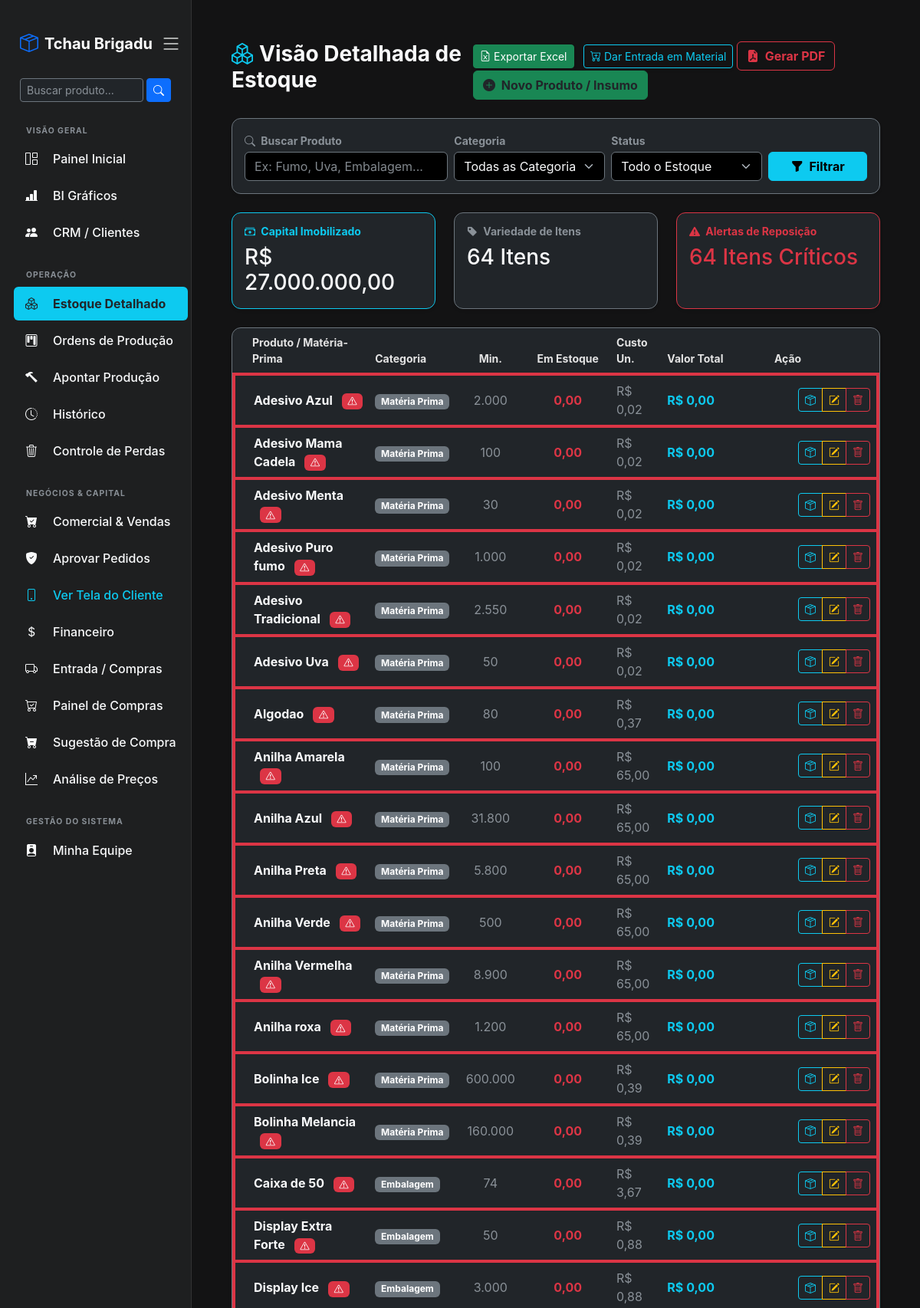
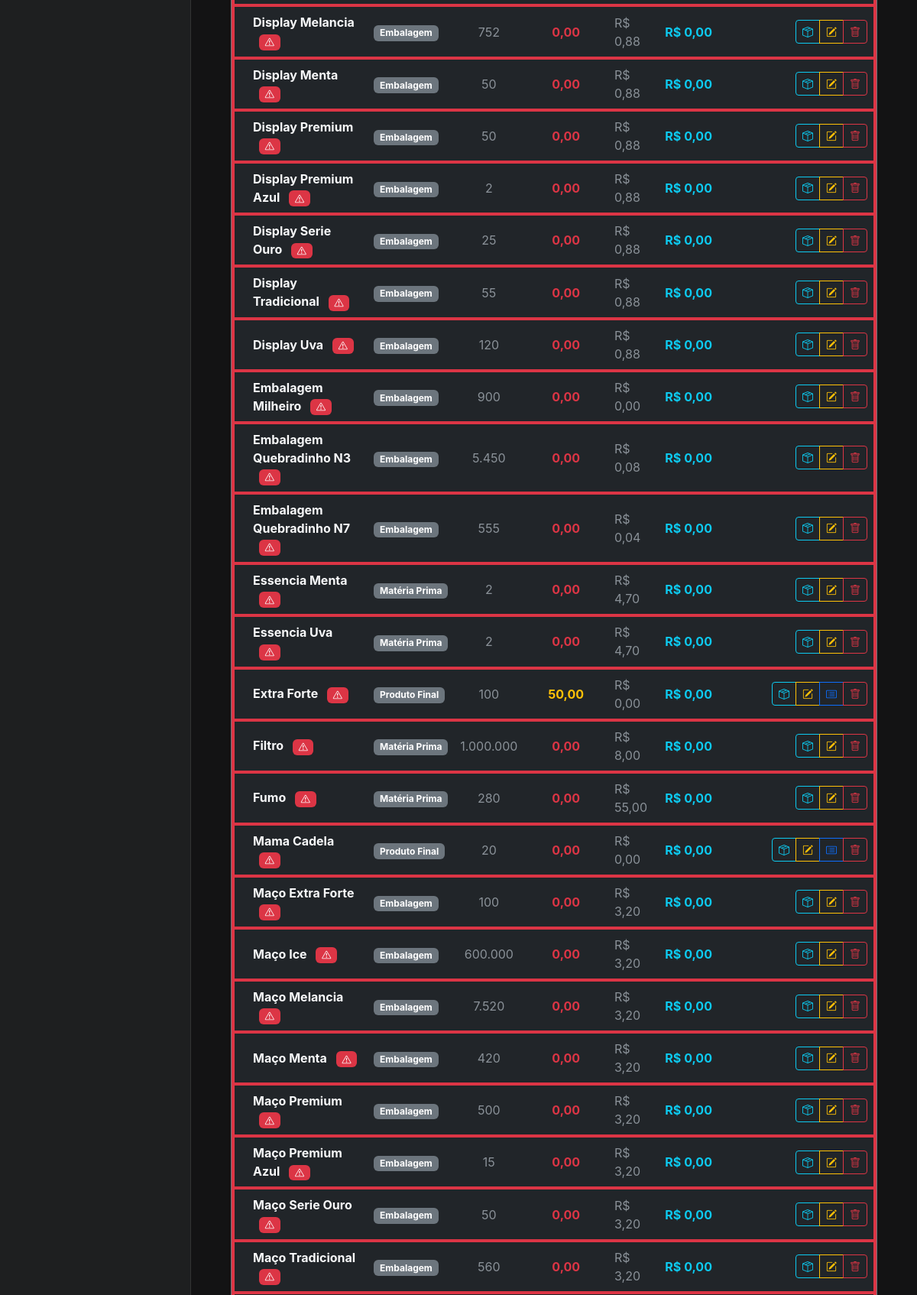
Screenshot of /estoque-detalhado/ (signed in, upper part) with the database file from the repository (2 pictures, top to bottom).
### core/models.py (models this page shows, shortened)
class Produto(models.Model):
    nome = models.CharField(max_length=100, help_text="Ex: Cigarro Marca X, Fumo de Rolo Y")
    categoria = models.CharField(max_length=50, help_text="Ex: Produto Final, Matéria Prima")
    preco_custo = models.DecimalField(max_digits=10, decimal_places=2, help_text="Para matérias-primas, digite o custo. Para produtos finais, pode deixar 0 (será calculado).")
    estoque_minimo = models.FloatField(default=10, help_text="Quantidade mínima para disparar o alerta")
    preco_venda = models.DecimalField(max_digits=10, decimal_places=2, blank=True, null=True, help_text="Preço de venda (apenas para produtos finais)")

### core/views.py (the view)
# urls.py: path('estoque-detalhado/', views.estoque_detalhado, name='estoque_detalhado'),
@login_required
@user_passes_test(has_logistica, login_url='/')
def estoque_detalhado(request):
    pesquisa = request.GET.get('busca', '')
    categoria_filtro = request.GET.get('categoria', '')
    status_filtro = request.GET.get('status', '')
    categorias_existentes = Produto.objects.values_list('categoria', flat=True).distinct()
    produtos = Produto.objects.prefetch_related('estoque_set').all().order_by('nome')
    if pesquisa:
        produtos = produtos.filter(nome__icontains=pesquisa)
    if categoria_filtro:
        produtos = produtos.filter(categoria=categoria_filtro)
    total_imobilizado = 0
    lista_estoque = []
    alertas_count = 0
    for prod in produtos:
        estoque_obj = prod.estoque_set.first()
        qtd_atual = float(estoque_obj.quantidade) if estoque_obj else 0.0
        estoque_min = float(prod.estoque_minimo or 0)
        is_baixo = qtd_atual <= estoque_min
        if status_filtro == 'baixo' and not is_baixo:
            continue
        if status_filtro == 'zerado' and qtd_atual > 0:
            continue
        custo_unit = float(prod.preco_custo or 0)
        valor_total_item = custo_unit * qtd_atual
        total_imobilizado += valor_total_item
        if is_baixo:
            alertas_count += 1
        lista_estoque.append({
            'produto': prod,
            'quantidade': qtd_atual,
            'estoque_minimo': estoque_min,
            'is_baixo': is_baixo,
            'custo_unitario': custo_unit,
            'valor_total': valor_total_item
        })
    total_itens_diferentes = len(lista_estoque)
    context = {
        'lista_estoque': lista_estoque,
        'total_imobilizado': total_imobilizado,
        'total_itens_diferentes': total_itens_diferentes,
        'alertas_count': alertas_count,
        'categorias_existentes': categorias_existentes,
    }
    return render(request, 'estoque_detalhado.html', context)

### core/context_processors.py (called while the page is built)
def alertas_estoque(request):
    if request.user.is_authenticated:
        contagem = Estoque.objects.filter(quantidade__lte=models.F('estoque_minimo')).count()
        return {'qtd_alerta_compras': contagem}
    return {'qtd_alerta_compras': 0}

def alertas_globais(request):
    if request.user.is_authenticated:
        qtd_alerta_compras = Estoque.objects.filter(
            quantidade__lte=models.F('estoque_minimo')
        ).exclude(produto__categoria__icontains='final').count()
        return {
            'qtd_alerta_compras': qtd_alerta_compras
        }
    return {'qtd_alerta_compras': 0}

### core/views.py (called while the page is built)
def has_logistica(user):
    if user.is_superuser: return True
    if hasattr(user, 'perfil') and user.perfil.tipo in ['Gerente', 'Logistica']: return True
    return False

### core/templates/estoque_detalhado.html (shortened to what this page needs)
{% extends 'base.html' %}
{% block conteudo %}
<div class="container-fluid py-4">
    <div class="d-flex justify-content-between align-items-center mb-4">
        <h3 class="text-light fw-bold"><i class="bi bi-boxes text-info me-2"></i>Visão Detalhada de Estoque</h3>
        <div>
            <a href="{% url 'exportar_estoque_csv' %}" class="btn btn-success btn-sm me-2 shadow-sm">
                <i class="bi bi-file-earmark-excel"></i> Exportar Excel
            </a>
            <a href="{% url 'registrar_compra' %}" class="btn btn-outline-info btn-sm shadow-sm">
                <i class="bi bi-cart-plus"></i> Dar Entrada em Material
            </a>
            <a href="{% url 'relatorio_pdf' %}" class="btn btn-outline-danger fw-bold" target="_blank">
                <i class="bi bi-file-earmark-pdf-fill me-1"></i> Gerar PDF
            </a>
            <a href="{% url 'cadastrar_produto' %}?origem=estoque" class="btn btn-success fw-bold text-dark">
                <i class="bi bi-plus-circle-fill me-1"></i> Novo Produto / Insumo
            </a>
        </div>
    </div>
    <div class="card bg-dark border-secondary shadow-sm mb-4">
        <div class="card-body p-3">
            <form method="GET" action="{% url 'estoque_detalhado' %}" class="row g-2 align-items-end">
                <div class="col-md-4">
                    <label class="text-muted small fw-bold mb-1"><i class="bi bi-search me-1"></i> Buscar Produto</label>
                    <input type="text" name="busca" class="form-control bg-black text-light border-secondary" placeholder="Ex: Fumo, Uva, Embalagem..." value="{{ request.GET.busca }}">
                </div>
                <div class="col-md-3">
                    <label class="text-muted small fw-bold mb-1">Categoria</label>
                    <select name="categoria" class="form-select bg-black text-light border-secondary">
                        <option value="">Todas as Categorias</option>
                    </select>
                </div>
                <div class="col-md-3">
                    <label class="text-muted small fw-bold mb-1">Status</label>
                    <select name="status" class="form-select bg-black text-light border-secondary">
                        <option value="">Todo o Estoque</option>
                    </select>
                </div>
                <div class="col-md-2">
                    <button type="submit" class="btn btn-info w-100 fw-bold"><i class="bi bi-funnel-fill me-1"></i> Filtrar</button>
                </div>
            </form>
        </div>
    </div>
    <div class="row mb-4">
        <div class="col-md-4">
            <div class="card bg-dark border-info shadow-sm h-100">
                <div class="card-body">
                    <h6 class="text-info small fw-bold uppercase"><i class="bi bi-cash-stack me-1"></i> Capital Imobilizado</h6>
                    <h3 class="text-light mb-0">R$ {{ total_imobilizado|floatformat:2 }}</h3>
                </div>
            </div>
        </div>
        <div class="col-md-4">
            <div class="card bg-dark border-secondary shadow-sm h-100">
                <div class="card-body">
                    <h6 class="text-muted small fw-bold uppercase"><i class="bi bi-tag-fill me-1"></i> Variedade de Itens</h6>
                    <h3 class="text-light mb-0">{{ total_itens_diferentes }} Itens</h3>
                </div>
            </div>
        </div>
        <div class="col-md-4">
            <div class="card bg-dark {% if alertas_count > 0 %}border-danger{% else %}border-success{% endif %} shadow-sm h-100">
                <div class="card-body">
                    <h6 class="{% if alertas_count > 0 %}text-danger{% else %}text-success{% endif %} small fw-bold uppercase">
                        <i class="bi bi-exclamation-triangle-fill me-1"></i> Alertas de Reposição
                    </h6>
                    <h3 class="{% if alertas_count > 0 %}text-danger{% else %}text-success{% endif %} mb-0">
                        {{ alertas_count }} Itens Críticos
                    </h3>
                </div>
            </div>
        </div>
    </div>
    <div class="card bg-dark border-secondary shadow-sm">
        <div class="table-responsive">
            <table class="table table-dark table-hover mb-0 align-middle">
                <thead class="border-bottom border-secondary text-muted small uppercase">
                    <tr>
                        <th class="ps-4">Produto / Matéria-Prima</th>
                        <th>Categoria</th>
                        <th class="text-center">Min.</th>
                        <th class="text-center">Em Estoque</th>
                        <th>Custo Un.</th>
                        <th>Valor Total</th>
                        <th>Ação</th>
                    </tr>
                </thead>
                <tbody>
                    {% for item in lista_estoque %}
                    <tr class="{% if item.is_baixo %}border-start border-danger border-4{% endif %}">
                        <td class="ps-4 fw-bold text-light">
                            {{ item.produto.nome }}
                            {% if item.is_baixo %}
                                <span class="badge bg-danger ms-2" title="Abaixo do limite!"><i class="bi bi-exclamation-triangle"></i></span>
                            {% endif %}
                        </td>
                        <td><span class="badge bg-secondary">{{ item.produto.categoria }}</span></td>
                        <td class="text-center text-muted">{{ item.estoque_minimo|floatformat:0 }}</td>
                        <td class="text-center fw-bold {% if item.quantidade <= 0 %}text-danger{% elif item.is_baixo %}text-warning{% else %}text-success{% endif %}">
                            {{ item.quantidade|floatformat:2 }}
                        </td>
                        <td class="text-muted">R$ {{ item.custo_unitario|floatformat:2 }}</td>
                        <td class="text-info fw-bold">R$ {{ item.valor_total|floatformat:2 }}</td>
                        <td class="text-end">
                        <div class="btn-group" role="group">
                            <a href="{% url 'gerenciar_estoque' item.produto.id %}?origem=estoque" class="btn btn-outline-info btn-sm" title="Ajustar Estoque">
                                <i class="bi bi-box-seam"></i>
                            </a>
                            {% if user.is_superuser %}
                            <a href="{% url 'editar_produto' item.produto.id %}?origem=estoque" class="btn btn-outline-warning btn-sm" title="Editar Cadastro">
                                <i class="bi bi-pencil-square"></i>
                            </a>
                            {% if 'final' in item.produto.categoria|lower %}
                            <a href="{% url 'ficha_tecnica' item.produto.id %}?origem=estoque" class="btn btn-outline-primary btn-sm" title="Ficha Técnica">
                                <i class="bi bi-card-list"></i>
                            </a>
                            {% endif %}
                            <a href="{% url 'excluir_produto' item.produto.id %}?origem=estoque" class="btn btn-outline-danger btn-sm" title="Excluir">
                                <i class="bi bi-trash"></i>
                            </a>
                            {% endif %}
                        </div>
                    </td>
                    </tr>
                    {% endfor %}
                </tbody>
            </table>
        </div>
    </div>
</div>
{% endblock %}

### core/templates/base.html (style rules this page uses)
body { background-color: #131314; color: #e3e3e3; display: flex; height: 100vh; overflow: hidden; font-family: -apple-system, BlinkMacSystemFont, "Segoe UI", Roboto, Helvetica, Arial, sans-serif; }
.card { background-color: #1e1f20; border: 1px solid #333; border-radius: 12px; }
.table { --bs-table-bg: transparent; --bs-table-color: #e3e3e3; --bs-table-border-color: #333; }

### rows the page displays
Produto: produto.nome "Adesivo Azul", produto.categoria "Matéria Prima", estoque_minimo "2.000", quantidade "0,00", custo_unitario "0,02", valor_total "0,00"
Produto: produto.nome "Adesivo Mama Cadela", produto.categoria "Matéria Prima", estoque_minimo "100", quantidade "0,00", custo_unitario "0,02", valor_total "0,00"
Produto: produto.nome "Adesivo Menta", produto.categoria "Matéria Prima", estoque_minimo "30", quantidade "0,00", custo_unitario "0,02", valor_total "0,00"
Produto: produto.nome "Adesivo Puro fumo", produto.categoria "Matéria Prima", estoque_minimo "1.000", quantidade "0,00", custo_unitario "0,02", valor_total "0,00"
Produto: produto.nome "Adesivo Tradicional", produto.categoria "Matéria Prima", estoque_minimo "2.550", quantidade "0,00", custo_unitario "0,02", valor_total "0,00"
Produto: produto.nome "Adesivo Uva", produto.categoria "Matéria Prima", estoque_minimo "50", quantidade "0,00", custo_unitario "0,02", valor_total "0,00"
Produto: produto.nome "Algodao", produto.categoria "Matéria Prima", estoque_minimo "80", quantidade "0,00", custo_unitario "0,37", valor_total "0,00"
Produto: produto.nome "Anilha Amarela", produto.categoria "Matéria Prima", estoque_minimo "100", quantidade "0,00", custo_unitario "65,00", valor_total "0,00"
Produto: produto.nome "Anilha Azul", produto.categoria "Matéria Prima", estoque_minimo "31.800", quantidade "0,00", custo_unitario "65,00", valor_total "0,00"
Produto: produto.nome "Anilha Preta", produto.categoria "Matéria Prima", estoque_minimo "5.800", quantidade "0,00", custo_unitario "65,00", valor_total "0,00"
Produto: produto.nome "Anilha Verde", produto.categoria "Matéria Prima", estoque_minimo "500", quantidade "0,00", custo_unitario "65,00", valor_total "0,00"
Produto: produto.nome "Anilha Vermelha", produto.categoria "Matéria Prima", estoque_minimo "8.900", quantidade "0,00", custo_unitario "65,00", valor_total "0,00"
Produto: produto.nome "Anilha roxa", produto.categoria "Matéria Prima", estoque_minimo "1.200", quantidade "0,00", custo_unitario "65,00", valor_total "0,00"
Produto: produto.nome "Bolinha Ice", produto.categoria "Matéria Prima", estoque_minimo "600.000", quantidade "0,00", custo_unitario "0,39", valor_total "0,00"
Produto: produto.nome "Bolinha Melancia", produto.categoria "Matéria Prima", estoque_minimo "160.000", quantidade "0,00", custo_unitario "0,39", valor_total "0,00"
Produto: produto.nome "Caixa de 50", produto.categoria "Embalagem", estoque_minimo "74", quantidade "0,00", custo_unitario "3,67", valor_total "0,00"
Produto: produto.nome "Display Extra Forte", produto.categoria "Embalagem", estoque_minimo "50", quantidade "0,00", custo_unitario "0,88", valor_total "0,00"
Produto: produto.nome "Display Ice", produto.categoria "Embalagem", estoque_minimo "3.000", quantidade "0,00", custo_unitario "0,88", valor_total "0,00"
Produto: produto.nome "Display Melancia", produto.categoria "Embalagem", estoque_minimo "752", quantidade "0,00", custo_unitario "0,88", valor_total "0,00"
Produto: produto.nome "Display Menta", produto.categoria "Embalagem", estoque_minimo "50", quantidade "0,00", custo_unitario "0,88", valor_total "0,00"
Produto: produto.nome "Display Premium", produto.categoria "Embalagem", estoque_minimo "50", quantidade "0,00", custo_unitario "0,88", valor_total "0,00"
Produto: produto.nome "Display Premium Azul", produto.categoria "Embalagem", estoque_minimo "2", quantidade "0,00", custo_unitario "0,88", valor_total "0,00"
Produto: produto.nome "Display Serie Ouro", produto.categoria "Embalagem", estoque_minimo "25", quantidade "0,00", custo_unitario "0,88", valor_total "0,00"
Produto: produto.nome "Display Tradicional", produto.categoria "Embalagem", estoque_minimo "55", quantidade "0,00", custo_unitario "0,88", valor_total "0,00"
Produto: produto.nome "Display Uva", produto.categoria "Embalagem", estoque_minimo "120", quantidade "0,00", custo_unitario "0,88", valor_total "0,00"
Produto: produto.nome "Embalagem Milheiro", produto.categoria "Embalagem", estoque_minimo "900", quantidade "0,00", custo_unitario "0,00", valor_total "0,00"
Produto: produto.nome "Embalagem Quebradinho N3", produto.categoria "Embalagem", estoque_minimo "5.450", quantidade "0,00", custo_unitario "0,08", valor_total "0,00"
Produto: produto.nome "Embalagem Quebradinho N7", produto.categoria "Embalagem", estoque_minimo "555", quantidade "0,00", custo_unitario "0,04", valor_total "0,00"
Produto: produto.nome "Essencia Menta", produto.categoria "Matéria Prima", estoque_minimo "2", quantidade "0,00", custo_unitario "4,70", valor_total "0,00"
Produto: produto.nome "Essencia Uva", produto.categoria "Matéria Prima", estoque_minimo "2", quantidade "0,00", custo_unitario "4,70", valor_total "0,00"
Produto: produto.nome "Extra Forte", produto.categoria "Produto Final", estoque_minimo "100", quantidade "50,00", custo_unitario "0,00", valor_total "0,00"
Produto: produto.nome "Filtro", produto.categoria "Matéria Prima", estoque_minimo "1.000.000", quantidade "0,00", custo_unitario "8,00", valor_total "0,00"
Produto: produto.nome "Fumo", produto.categoria "Matéria Prima", estoque_minimo "280", quantidade "0,00", custo_unitario "55,00", valor_total "0,00"
Produto: produto.nome "Mama Cadela", produto.categoria "Produto Final", estoque_minimo "20", quantidade "0,00", custo_unitario "0,00", valor_total "0,00"
Produto: produto.nome "Maço Extra Forte", produto.categoria "Embalagem", estoque_minimo "100", quantidade "0,00", custo_unitario "3,20", valor_total "0,00"
Produto: produto.nome "Maço Ice", produto.categoria "Embalagem", estoque_minimo "600.000", quantidade "0,00", custo_unitario "3,20", valor_total "0,00"
Produto: produto.nome "Maço Melancia", produto.categoria "Embalagem", estoque_minimo "7.520", quantidade "0,00", custo_unitario "3,20", valor_total "0,00"
Produto: produto.nome "Maço Menta", produto.categoria "Embalagem", estoque_minimo "420", quantidade "0,00", custo_unitario "3,20", valor_total "0,00"
Produto: produto.nome "Maço Premium", produto.categoria "Embalagem", estoque_minimo "500", quantidade "0,00", custo_unitario "3,20", valor_total "0,00"
Produto: produto.nome "Maço Premium Azul", produto.categoria "Embalagem", estoque_minimo "15", quantidade "0,00", custo_unitario "3,20", valor_total "0,00"
Produto: produto.nome "Maço Serie Ouro", produto.categoria "Embalagem", estoque_minimo "50", quantidade "0,00", custo_unitario "3,20", valor_total "0,00"
Produto: produto.nome "Maço Tradicional", produto.categoria "Embalagem", estoque_minimo "560", quantidade "0,00", custo_unitario "3,20", valor_total "0,00"

### other values shown
{{ total_imobilizado|floatformat:2 }} "27.000.000,00"
{{ total_itens_diferentes }} "64"
{{ alertas_count }} "64"
